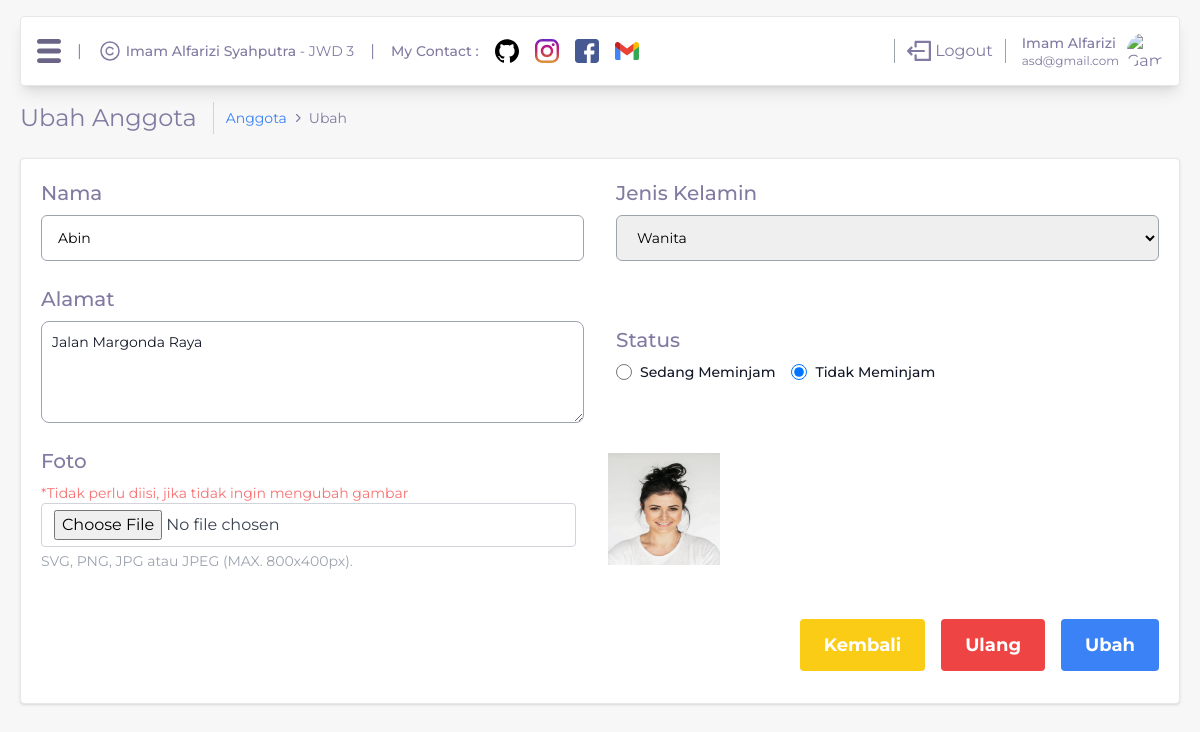
Screenshot of /anggota-edit.php?id=2 (signed in) with the database file from the repository.
### tables this page shows
CREATE TABLE `anggota` (
  `id` int(11) NOT NULL,
  `nama` varchar(255) NOT NULL,
  `gender` enum('Pria','Wanita') NOT NULL,
  `alamat` text NOT NULL,
  `status` enum('Tidak Meminjam','Sedang Meminjam') NOT NULL,
  `foto` varchar(255) NOT NULL
);

### anggota-edit.php (the view, shortened to what this page needs)
<?php
if (!empty($_SESSION['id']) && !empty($_SESSION['email'])) {
  require_once __DIR__ . '/db-config.php';
  if (!empty($_GET['id'])) {
    $id = $_GET['id'];
    $sql = "SELECT * FROM anggota WHERE id = ?";
    $statement = $connection->prepare($sql);
    $statement->execute([$id]);
    if ($row = $statement->fetch()) {
      $nama = $row['nama'];
      $gender = $row['gender'];
      $alamat = $row['alamat'];
      $status = $row['status'];
      $foto = $row['foto'];
    }
  }
}
?>
<?php require_once __DIR__ . '/layout/top.php' ?>
<section>
  <div class="flex items-center mt-4">
    <h1 class="text-2xl pr-4 border-r border-gray-300">
      Ubah Anggota
    </h1>
    <div class="flex text-sm ml-3 space-x-1">
      <a href="anggota.php" class="text-blue-500 hover:underline">Anggota</a>
      <img src="icons/bt-b.svg" alt="" class="w-3.5">
      <span>Ubah</span>
    </div>
  </div>
</section>
<div class="bg-white rounded p-5 my-6 border shadow text-sm">
  <form action="logic/anggota/edit.php" method="POST" id="form" enctype="multipart/form-data">
    <div class="w-full flex flex-wrap items-center mx-auto space-y-6">
      <div class="w-full flex items-center space-x-8">
        <div class="w-6/12">
          <label for="nama" class="block mb-2 text-xl font-medium">
            Nama
          </label>
          <input type="text" id='nama' name='nama' class="w-full p-3 px-4 text-black rounded-md border border-gray-400 focus:outline-purple-400 placeholder:text-sm" placeholder="Masukkan Nama" value='<?= $nama ?>'>
        </div>
        <div class="w-6/12">
          <label for="gender" class="block text-xl font-medium mb-2">
            Jenis Kelamin
          </label>
          <select name="gender" id="gender" class="w-full p-3 px-4 text-black rounded-md border border-gray-400 focus:outline-purple-400 placeholder:text-sm">
            <option value="Wanita" <?= $gender == 'Wanita' ? 'selected' : '' ?>>Wanita</option>
          </select>
        </div>
      </div>
      <div class="w-full flex items-center space-x-8">
        <div class="w-6/12">
          <label for="alamat" class="block mb-2 text-xl font-medium">
            Alamat
          </label>
          <textarea name="alamat" id="alamat" rows="4" class="block p-2.5 w-full text-sm text-gray-900 rounded-lg border border-gray-400 focus:outline-purple-400 focus:ring-blue-500" placeholder="Masukan Alamat..."><?= $alamat ?></textarea>
        </div>
        <div class="w-6/12">
          <label class="block mb-2 text-xl font-medium">Status</label>
          <div class="flex items-center space-x-4">
            <div class="flex items-center">
              <input id="status-1" type="radio" name="status" value="Sedang Meminjam" class="w-4 h-4 border-gray-300 focus:ring-2 focus:ring-purple-300" <?= $status == 'Sedang Meminjam' ? 'checked' : '' ?>>
              <label for="status-1" class="block ml-2 text-sm font-medium text-gray-900">
                Sedang Meminjam
              </label>
            </div>
            <div class="flex items-center">
              <input id="status-2" type="radio" name="status" value="Tidak Meminjam" class="w-4 h-4 border-gray-300 focus:ring-2 focus:ring-purple-300" <?= $status == 'Tidak Meminjam' ? 'checked' : '' ?>>
              <label for="status-2" class="block ml-2 text-sm font-medium text-gray-900">
                Tidak Meminjam
              </label>
            </div>
          </div>
        </div>
      </div>
      <div class="w-full flex items-center space-x-4">
        <div class="w-6/12 pr-4">
          <label for="foto" class="block mb-2 text-xl font-medium">
            Foto
          </label>
          <p class="mt-1 text-sm text-red-400">*Tidak perlu diisi, jika tidak ingin mengubah gambar</p>
          <input class="form-control block w-full px-3 py-1.5 text-base font-normal text-gray-700 bg-white bg-clip-padding border border-solid border-gray-300 rounded transition ease-in-out m-0 focus:text-gray-700 focus:bg-white focus:border-purple-600 focus:outline-none" type="file" accept="image/*" name='foto' id=" foto">
          <p class="mt-1 text-sm text-gray-400">SVG, PNG, JPG atau JPEG (MAX. 800x400px).</p>
        </div>
        <div class="w-6/12">
          <img src="avatar/<?= $foto ?>" alt="Foto Anggota" class="inline-block w-28 h-28">
        </div>
      </div>
      <div class="w-full flex justify-end space-x-4">
        <a href="anggota.php" class="inline-block border bg-yellow-400 hover:bg-yellow-500 rounded border-none py-3 px-6 mb-3 text-lg font-bold text-white">
          Kembali
        </a>
        <button type="button" onclick="reset();" class="border bg-red-500 hover:bg-red-600 rounded border-none py-3 px-6 mb-3 text-lg font-bold text-white">
          Ulang
        </button>
        <button class="border bg-blue-500 hover:bg-blue-600 rounded border-none py-3 px-6 mb-3 text-lg font-bold text-white" type='submit'>
          Ubah
        </button>
      </div>
    </div>
  </form>
</div>
<?php require_once __DIR__ . '/layout/bottom.php' ?>

### layout/top.php (style rules this page uses)
body { background-color: #f7f7f7; }

### rows the page displays
anggota: nama "Abin", gender "Wanita", alamat "Jalan Margonda Raya", status "☐ Sedang Meminjam", status "☑ Tidak Meminjam", foto (picture)

### other values shown
$_SESSION['name'] "Imam Alfarizi"
$_SESSION['email'] "asd@gmail.com"
